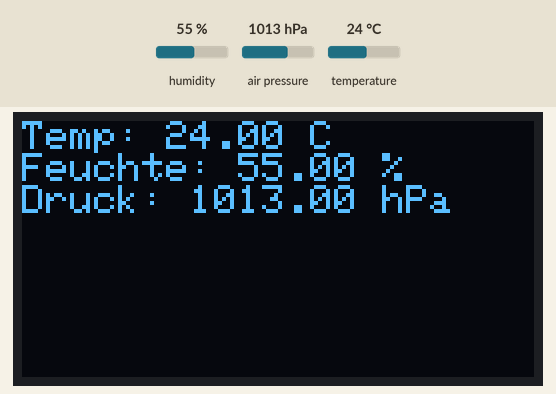
A sketch run on a simulated ESP32-C6. Shown: 128×64 one-colour display. Inputs (shaded band) come from the test bench; at power-on: humidity 55 %, air pressure 1013 hPa, temperature 24 °C. What the sketch prints to the serial monitor is not drawn.

Above: at 2.8 s.
2.9 s: humidity set to 22 %
At 5.3 s:
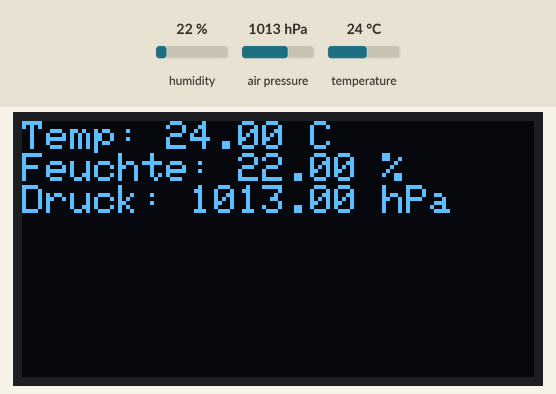
5.6 s: air pressure set to 952 hPa
At 6.7 s:
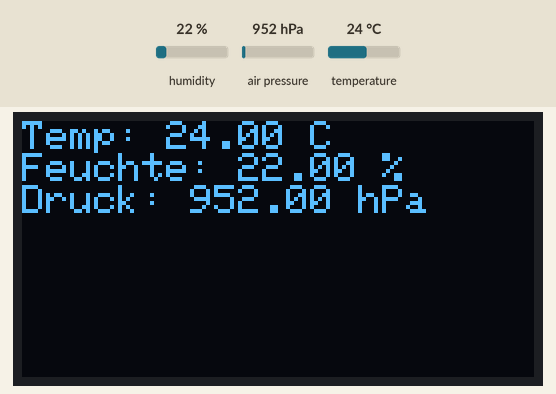
8.3 s: temperature set to 12 °C
At 10.7 s:
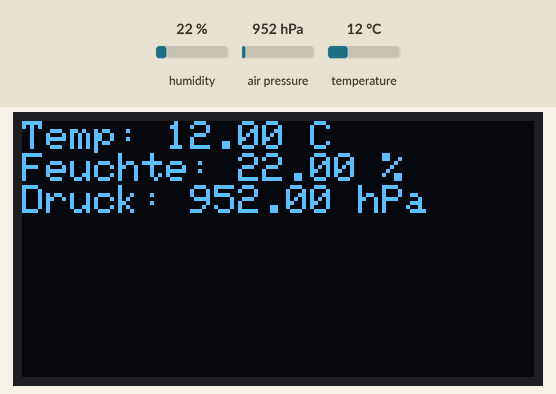
11.7 s: humidity set to 40 %
At 13.4 s:
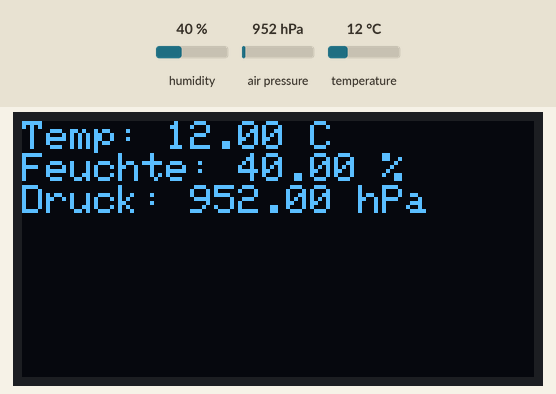
14.4 s: air pressure set to 975 hPa
At 17.4 s:
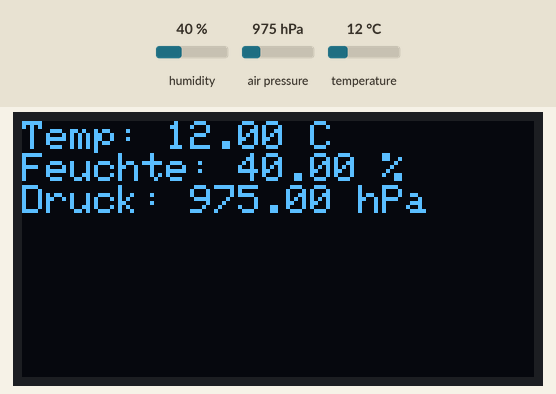
Timing chart, 0 to 18.7 s (numbered marks = the images above; inputs shaded):
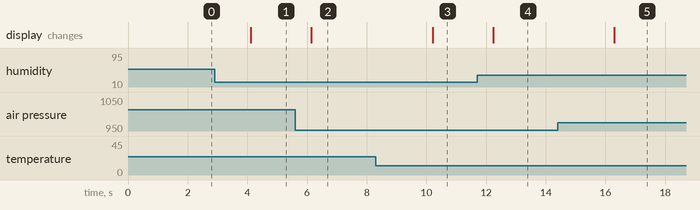

The sketch:

BME280_auswertung.ino
```cpp
//        _          _          _ _
//  _ __ (_)_  _____| | ___  __| (_)
// | '_ \| \ \/ / _ \ |/ _ \/ _` | |
// | |_) | |>  <  __/ |  __/ (_| | |
// | .__/|_/_/\_\___|_|\___|\__,_|_|
// |_|
// https://links.pixeledi.eu
// Arduino CLI Project Files | 05.2025

#include <Wire.h>
#include <Adafruit_Sensor.h>
#include <Adafruit_BME280.h>
#include <Adafruit_GFX.h>
#include <Adafruit_SSD1306.h>

#define SCREEN_WIDTH 128
#define SCREEN_HEIGHT 64
#define OLED_RESET     -1
Adafruit_SSD1306 display(SCREEN_WIDTH, SCREEN_HEIGHT, &Wire, OLED_RESET);

Adafruit_BME280 bme;

void setup() {
  Serial.begin(115200);

  if (!bme.begin(0x76)) {
    Serial.println("Sensor nicht gefunden!");
    while (1);
  }

  if (!display.begin(SSD1306_SWITCHCAPVCC, 0x3C)) {
    Serial.println(F("OLED nicht gefunden!"));
    while (1);
  }

  display.clearDisplay();
  display.setTextSize(1);
  display.setTextColor(SSD1306_WHITE);
}

void loop() {
  float temp = bme.readTemperature();
  float hum = bme.readHumidity();
  float pres = bme.readPressure() / 100.0F;

  Serial.print("Temperatur: ");
  Serial.print(temp);
  Serial.println(" °C");

  Serial.print("Luftfeuchtigkeit: ");
  Serial.print(hum);
  Serial.println(" %");

  Serial.print("Luftdruck: ");
  Serial.print(pres);
  Serial.println(" hPa");

  zeigeWerteAufOLED(temp, hum, pres);

  delay(2000);
}

void zeigeWerteAufOLED(float temperatur, float luftfeuchtigkeit, float luftdruck) {
  display.clearDisplay();
  display.setCursor(0,0);
  display.print("Temp: ");
  display.print(temperatur);
  display.println(" C");

  display.print("Feuchte: ");
  display.print(luftfeuchtigkeit);
  display.println(" %");

  display.print("Druck: ");
  display.print(luftdruck);
  display.println(" hPa");

  display.display();
}
```

Measured:
- after the input at 2.9 s, the display: changes after 1.2 s (image 1)
- after the input at 5.6 s, the display: changes after 0.55 s (image 2)
- after the input at 8.3 s, the display: changes after 1.9 s (image 3)
- after the input at 11.7 s, the display: changes after 0.54 s (image 4)
- after the input at 14.4 s, the display: changes after 1.9 s (image 5)
